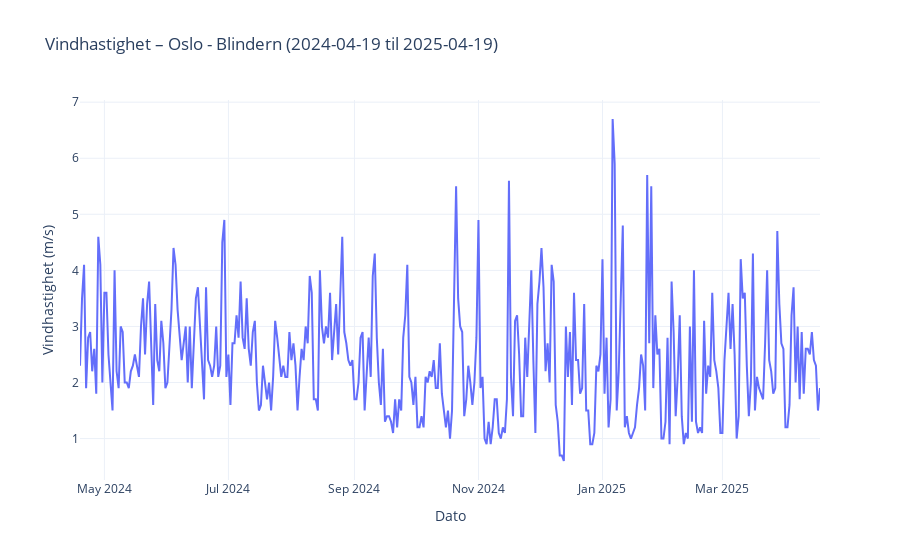

The cell this chart's notebook holds for it:
### Code cell
element_id = "mean(wind_speed P1D)"
element_name = "Vindhastighet"
unit = "m/s"

json_data = fetch_weather_data(client_id, station_id, start_date, end_date, [element_id])
df = parse_weather_data(json_data, element_id)
plot_weather_data(df, element_name, "Oslo - Blindern", start_date, end_date, unit)

### Figure 1 — Plotly figure (JSON) as saved in the notebook; plotly's stock layout.template omitted (floating-point values rounded to 4 significant figures; data arrays with more than 128 entries replaced by an {"elided": "..."} marker saying what was removed)
{"data": [{"hovertemplate": "Dato: %{x|%Y-%m-%d}<br>Verdi: %{y:.1f} {unit}", "legendgroup": "", "line": {"color": "#636efa", "dash": "solid"}, "marker": {"symbol": "circle"}, "mode": "lines", "name": "", "orientation": "v", "showlegend": false, "type": "scatter", "x": {"elided": "365 str values"}, "xaxis": "x", "y": {"elided": "365 float values"}, "yaxis": "y"}], "layout": {"hovermode": "x unified", "legend": {"tracegroupgap": 0}, "showlegend": false, "title": {"text": "Vindhastighet – Oslo - Blindern (2024-04-19 til 2025-04-19)"}, "xaxis": {"anchor": "y", "domain": [0, 1], "title": {"text": "Dato"}}, "yaxis": {"anchor": "x", "domain": [0, 1], "title": {"text": "Vindhastighet (m/s)"}}}}
